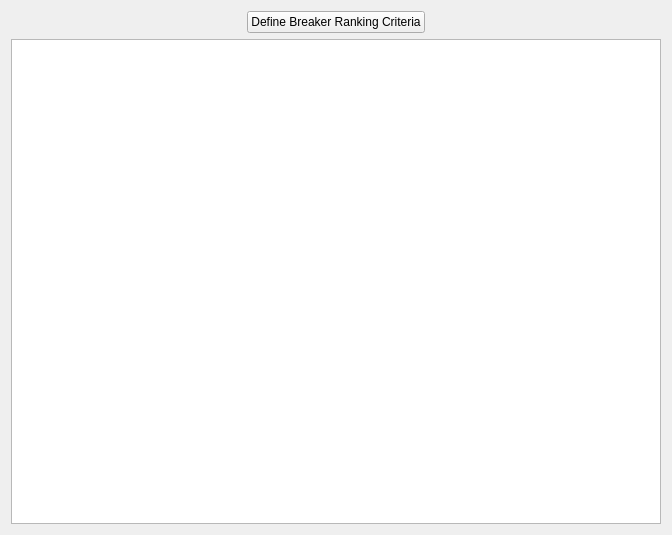
<?xml version="1.0" encoding="UTF-8"?>
<ui version="4.0">
 <class>ParticipantsDialog</class>
 <widget class="QWidget" name="ParticipantsDialog">
  <property name="geometry">
   <rect>
    <x>0</x>
    <y>0</y>
    <width>672</width>
    <height>535</height>
   </rect>
  </property>
  <property name="windowTitle">
   <string>Form</string>
  </property>
  <layout class="QVBoxLayout" name="verticalLayout">
   <item>
    <layout class="QHBoxLayout" name="horizontalLayout">
     <item>
      <spacer name="spacerLeft">
       <property name="orientation">
        <enum>Qt::Horizontal</enum>
       </property>
       <property name="sizeHint" stdset="0">
        <size>
         <width>40</width>
         <height>20</height>
        </size>
       </property>
      </spacer>
     </item>
     <item>
      <widget class="QPushButton" name="defineCriteriaBtn">
       <property name="text">
        <string>Define Breaker Ranking Criteria</string>
       </property>
      </widget>
     </item>
     <item>
      <spacer name="spacerRight">
       <property name="orientation">
        <enum>Qt::Horizontal</enum>
       </property>
       <property name="sizeHint" stdset="0">
        <size>
         <width>40</width>
         <height>20</height>
        </size>
       </property>
      </spacer>
     </item>
    </layout>
   </item>
   <item>
    <widget class="QTableView" name="participantsTable"/>
   </item>
  </layout>
 </widget>
 <resources/>
 <connections/>
</ui>
